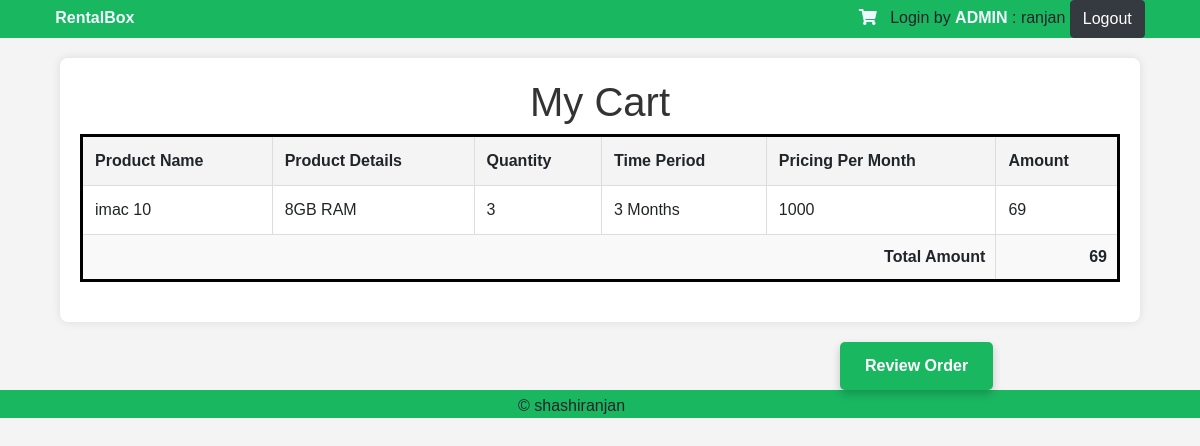
The app's page /mycart/ (signed in), older data.
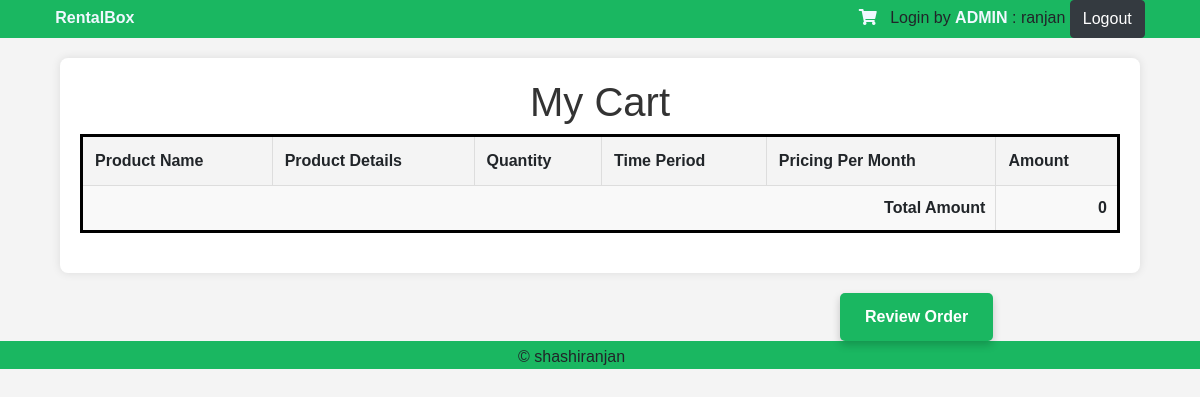
The same page, newer data.
### warehouse/models.py (models this page shows)
class CartDetails(models.Model):
    enquiry = models.ForeignKey(EnquiryDetails,on_delete=models.CASCADE)
    user = models.ForeignKey(User,on_delete=models.CASCADE)
    sq_details = models.ForeignKey(SalesQuoteDetails,on_delete=models.CASCADE)
    time_period = models.CharField(choices=CATEGORY_CHOICES, max_length = 200, null = True, default="Other")
    pricing = models.CharField(max_length=64, null = True)
    qty= models.IntegerField( null = True)
    is_paid=models.BooleanField(default=False)
    total_amount=models.IntegerField( null = True)

class SalesQuoteDetails(models.Model):
    enquiry = models.ForeignKey(EnquiryDetails,on_delete=models.CASCADE)
    sales_quote_id = models.CharField(max_length=64, null = True)
    product_name = models.CharField(max_length=264, null = True)
    product_id = models.CharField(max_length = 128, null = True)
    qty= models.IntegerField(null = True)
    product_details = models.CharField(max_length = 128, null = True)
    time_period = models.CharField(choices=CATEGORY_CHOICES, max_length = 200, null = True, default="Other")
    pricing = models.CharField(max_length=64, null = True)
    added_to_cart = models.BooleanField(default=False)
    sq_reject= models.BooleanField(default=False)

### warehouse/views.py (the view)
# urls.py: path('mycart/',views.cart_details_view, name='mycart'),
def cart_details_view(request):
    username= request.user.email
    name = username.split('@')[0]
    role=request.user.role
    amount=[]
    cart_details = CartDetails.objects.filter(user=request.user, is_paid=False)
    for single_product in cart_details:
        amount.append(single_product.total_amount)
    total_amount=sum(amount)
    context={'name':name, 'role':role, 'total_amount':total_amount,'cart_details':cart_details}
    return render(request,'warehouse/mycart.html',context)

### warehouse/templates/warehouse/mycart.html (shortened to what this page needs)
{% extends 'layout/app.html' %}
{% load static %}
        {% block content %}
        <head>
            <link rel = "stylesheet" type="text/css" href="{% static '/warehouse/css/dashboard.css' %}">
        </head>
        <body>
        <div class="header" style=" background-color: rgb(26, 183, 97); text-align: center; left: 0%; width: 100%; ">
            <p><span style="margin-right: 60%; color: aliceblue; font-weight: bold;"><a href="{% url 'dashboard' %}" style="text-decoration: none; color: aliceblue;">RentalBox</a></span>
                <span>
                    <a href="{% url 'mycart' %}"><i class="fas fa-shopping-cart" style="color: aliceblue;"></i></a>
                </span> &nbsp;
                <span >Login by
                    <span style="color: aliceblue; font-weight: bold;"> {{role}} </span>
                </span>
                <span> : {{ name }} <a href="{% url 'logout' %}" class="btn btn-dark">Logout</a></span></p>
        </div>
        <div class="container">
                <h1>My Cart</h1>
                <table>
                    <thead>
                        <tr>
                            <th>Product Name</th>
                            <th>Product Details</th>
                            <th>Quantity</th>
                            <th>Time Period</th>
                            <th>Pricing Per Month</th>
                            <th>Amount</th>
                        </tr>
                    </thead>
                    <tbody>
                        {% for details in cart_details %}
                        <tr>
                            <td data-label="Product Name">{{ details.sq_details.product_name }}</td>
                            <td data-label="Product Details">{{ details.sq_details.product_details }}</td>
                            <td data-label="Quantity">{{ details.sq_details.qty }}</td>
                            <td data-label="Time Period">{{ details.sq_details.time_period }}</td>
                            <td data-label="Pricing Per Month">{{ details.sq_details.pricing }}</td>
                            <td data-label="Amount">{{ details.total_amount }}</td>
                        </tr>
                        {% endfor %}
                    </tbody>
                    <tfoot>
                        <tr>
                            <td colspan="5" class="total">Total Amount</td>
                            <td class="total">{{ total_amount }}</td>
                        </tr>
                    </tfoot>
                </table>
                </div>
            <div class="review-button">
                <a href="{% url 'create_order' %}" style="text-decoration: none;" class="proceed-button">Review Order</a>
            </div>
        <div class="footer" style="background-color: rgb(26, 183, 97); text-align: center; left: 0%; width: 100%; bottom: 0%;  ">
            <p>&copy shashiranjan<a href="https://www.linkedin.com/in/shashiranjan05/" ><i class="fa fa-linkedin-square" style="font-size:24px; color: black;"></i></a> &nbsp;<a href="https://github.com/shashiranjan05"><i class="fa fa-github-square" style="font-size:24px; color: black;" ></i></a>
            </p>
        </div>
        </body>
    {% endblock %}

Row changes from the older to the newer data that the page shows:
removed CartDetails: sq_details.product_name "imac 10", sq_details.product_details "8GB RAM", sq_details.qty "3", sq_details.time_period "3 Months", sq_details.pricing "1000", total_amount "69"
Text that changed along with them:
{{ total_amount }}: "69" → "0"
